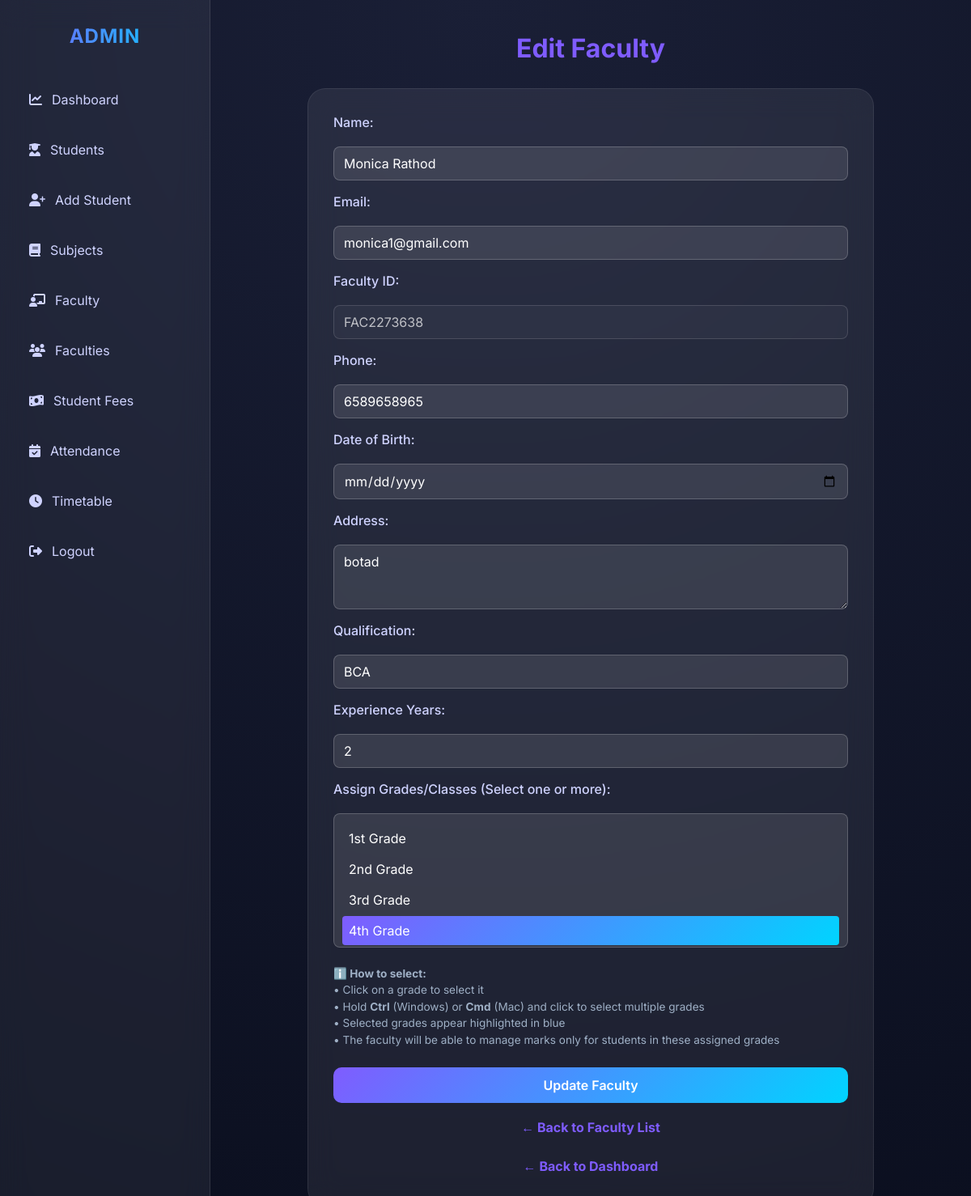
The page /faculty/FAC2273638/edit/ (signed in) on the database its author committed.
### faculty/models.py (models this page shows, shortened)
class faculties(models.Model):
    id = models.CharField(primary_key=True, max_length=20)
    name = models.CharField(max_length=100)
    email = models.EmailField(unique=True)
    phone = models.CharField(max_length=10, blank=True)
    date_of_birth = models.DateField(null=True, blank=True)
    address = models.TextField(blank=True)
    qualification = models.CharField(max_length=100, blank=True)
    experience_years = models.IntegerField(default=0)
    grades = models.ManyToManyField(Grade, help_text="Select grades this faculty teaches")
    class Meta:
        verbose_name_plural = "Faculties"
        ordering = ['name']

### student/student_crud_models.py (models this page shows, shortened)
class Grade(models.Model):
    GRADE_CHOICES = [
        (1, '1st Grade'),
        (2, '2nd Grade'),
        (3, '3rd Grade'),
        (4, '4th Grade'),
        (5, '5th Grade'),
        (6, '6th Grade'),
        (7, '7th Grade'),
        (8, '8th Grade'),
        (9, '9th Grade'),
        (10, '10th Grade'),
        (11, '11th Grade'),
        (12, '12th Grade'),
    ]
    grade = models.IntegerField(choices=GRADE_CHOICES, unique=True)

### faculty/faculty_crud_views.py (the view, shortened to what this page needs)
# urls.py: path('faculty/<str:pk>/edit/', faculty_update, name='faculty_update'),
@login_required
@user_passes_test(is_admin)
def faculty_update(request, pk):
    faculty = get_object_or_404(faculties, pk=pk)
    grades = Grade.objects.all()
    return render(request, 'faculty/faculty_form.html', {'faculty': faculty, 'grades': grades})

### faculty/faculty_crud_views.py (called while the page is built)
def is_admin(user):
    return user.is_staff

### faculty/templates/faculty/faculty_form.html (shortened to what this page needs)
<!DOCTYPE html>
<html lang="en">
<head>
    <link href="https://cdnjs.cloudflare.com/ajax/libs/font-awesome/6.5.0/css/all.min.css" rel="stylesheet">
</head>
<body>
    <div class="sidebar">
        <h2>ADMIN</h2>
        <ul>
            <li><a href="/admindashboard/"><i class="fas fa-chart-line"></i> Dashboard</a></li>
            <li><a href="{% url 'student_list' %}"><i class="fas fa-user-graduate"></i> Students</a></li>
            <li><a href="{% url 'student_create' %}"><i class="fas fa-user-plus"></i> Add Student</a></li>
            <li><a href="{% url 'course_add' %}"><i class="fas fa-book"></i> Subjects</a></li>
            <li><a href="{% url 'faculty_create' %}"><i class="fas fa-chalkboard-teacher"></i> Faculty</a></li>
            <li><a href="{% url 'faculty_list' %}"><i class="fas fa-users"></i> Faculties</a></li>
            <li><a href="{% url 'student_fees_list' %}"><i class="fas fa-money-bill-wave"></i> Student Fees</a></li>
            <li><a href="{% url 'attendance_list' %}"><i class="fas fa-calendar-check"></i> Attendance</a></li>
            <li><a href="{% url 'timetable' %}"><i class="fas fa-clock"></i> Timetable</a></li>
            <li><a href="{% url 'login' %}"><i class="fas fa-right-from-bracket"></i> Logout</a></li>
        </ul>
    </div>
    <div class="main">
        <h1>{% if faculty %}Edit Faculty{% else %}Add Faculty{% endif %}</h1>
        <div class="container">
            <form method="post">
                <label for="name">Name:</label>
                <input type="text" id="name" name="name" value="{{ faculty.name|default:'' }}" placeholder="Enter Faculty Name" required>
                <label for="email">Email:</label>
                <input type="email" id="email" name="email" value="{{ faculty.email|default:'' }}" placeholder="Enter Email Address" required>
                <label for="id">Faculty ID:</label>
                {% if faculty %}
                    <input type="text" id="id" name="id" value="{{ faculty.id }}" readonly>
                {% else %}
                    <input type="text" id="id" name="id" value="{{ faculty.id|default:'' }}" placeholder="Enter Faculty ID" required>
                {% endif %}
                <label for="phone">Phone:</label>
                <input type="text" id="phone" name="phone" value="{{ faculty.phone|default:'' }}" placeholder="Enter Phone Number">
                <label for="date_of_birth">Date of Birth:</label>
                <input type="date" id="date_of_birth" name="date_of_birth" value="{{ faculty.date_of_birth|default:'' }}">
                <label for="address">Address:</label>
                <textarea id="address" name="address" placeholder="Enter Address">{{ faculty.address|default:'' }}</textarea>
                <label for="qualification">Qualification:</label>
                <input type="text" id="qualification" name="qualification" value="{{ faculty.qualification|default:'' }}" placeholder="e.g., M.Tech, B.Tech">
                <label for="experience_years">Experience Years:</label>
                <input type="number" id="experience_years" name="experience_years" value="{{ faculty.experience_years|default:0 }}" min="0">
                <label for="grades">Assign Grades/Classes (Select one or more):</label>
                <select id="grades" name="grades" multiple>
                    {% for grade in grades %}
                        <option value="{{ grade.id }}" {% if faculty and grade in faculty.grades.all %}selected{% endif %}>
                            {{ grade.get_grade_display }}
                        </option>
                    {% endfor %}
                </select>
                <small>
                    <strong>ℹ️ How to select:</strong><br>
                    • Click on a grade to select it<br>
                    • Hold <strong>Ctrl</strong> (Windows) or <strong>Cmd</strong> (Mac) and click to select multiple grades<br>
                    • Selected grades appear highlighted in blue<br>
                    • The faculty will be able to manage marks only for students in these assigned grades
                </small>
                <input type="submit" value="{% if faculty %}Update Faculty{% else %}Add Faculty{% endif %}">
            </form>
            <a class="back-link" href="{% url 'faculty_list' %}">← Back to Faculty List</a>
            <a class="back-link" href="{% url 'admin' %}">← Back to Dashboard</a>
        </div>
    </div>
</body>
</html>

### faculty/templates/faculty/faculty_form.html (style rules this page uses)
* { margin: 0; padding: 0; box-sizing: border-box; font-family: "Inter", sans-serif; }
body { min-height: 100vh; background: radial-gradient(circle at top, #1a1f36, #0b0f1f); color: #fff; display: flex; }
.sidebar { width: 260px; padding: 30px 20px; background: rgba(255, 255, 255, 0.06); backdrop-filter: blur(18px); border-right: 1px solid rgba(255,255,255,0.1); position: fixed; height: 100%; }
.sidebar h2 { text-align: center; font-weight: 700; letter-spacing: 1px; margin-bottom: 40px; background: linear-gradient(90deg, #7f5cff, #00d4ff); -webkit-background-clip: text; -webkit-text-fill-color: transparent; }
.sidebar ul { list-style: none; }
.sidebar ul li { margin: 14px 0; }
.sidebar ul li a { display: flex; align-items: center; gap: 12px; padding: 14px 16px; border-radius: 14px; color: #cfd3ff; text-decoration: none; transition: 0.4s; }
.main { margin-left: 260px; padding: 40px; width: 100%; }
h1 { text-align: center; color: #7f5cff; margin-bottom: 30px; font-size: 2em; }
.container { max-width: 700px; margin: 0 auto; background: rgba(255, 255, 255, 0.07); backdrop-filter: blur(18px); border-radius: 22px; box-shadow: inset 0 0 0 1px rgba(255,255,255,0.08); padding: 32px; }
form { display: flex; flex-direction: column; gap: 16px; }
label { font-weight: 500; color: #cfd3ff; margin-bottom: 4px; display: block; }
input[type="text"], input[type="email"], input[type="number"], input[type="date"], textarea, select { padding: 10px 12px; border-radius: 8px; border: 1px solid rgba(255,255,255,0.2); background: rgba(255, 255, 255, 0.1); color: #fff; font-size: 1rem; width: 100%; box-sizing: border-box; transition: all 0.3s ease; outline: none; font-family: inherit; }
input::placeholder, textarea::placeholder { color: rgba(255,255,255,0.4); }
input[readonly] { background: rgba(255, 255, 255, 0.05); cursor: not-allowed; opacity: 0.7; }
textarea { resize: vertical; min-height: 80px; }
select[multiple] { min-height: 150px; padding: 10px; }
select[multiple] option { padding: 8px; border-radius: 4px; margin: 2px 0; }
select[multiple] option:checked { background: linear-gradient(135deg, #7f5cff, #00d4ff); color: #fff; }
small { display: block; margin-top: 6px; font-size: 0.85em; color: #9fb0c6; line-height: 1.5; }
input[type="submit"] { background: linear-gradient(135deg, #7f5cff, #00d4ff); color: #fff; border: none; border-radius: 10px; padding: 12px 0; font-size: 1rem; font-weight: 600; cursor: pointer; margin-top: 8px; transition: all 0.3s ease; }
.back-link { display: block; text-align: center; margin-top: 12px; color: #7f5cff; text-decoration: none; font-weight: bold; padding: 8px; border-radius: 4px; transition: all 0.3s ease; }

### rows shown on the page
faculties: name "Monica Rathod", email "monica1@gmail.com", id "FAC2273638", phone "6589658965", address "botad", qualification "BCA", experience_years "2", grades "1st Grade / 2nd Grade / 3rd Grade / 4th Grade ☑"
